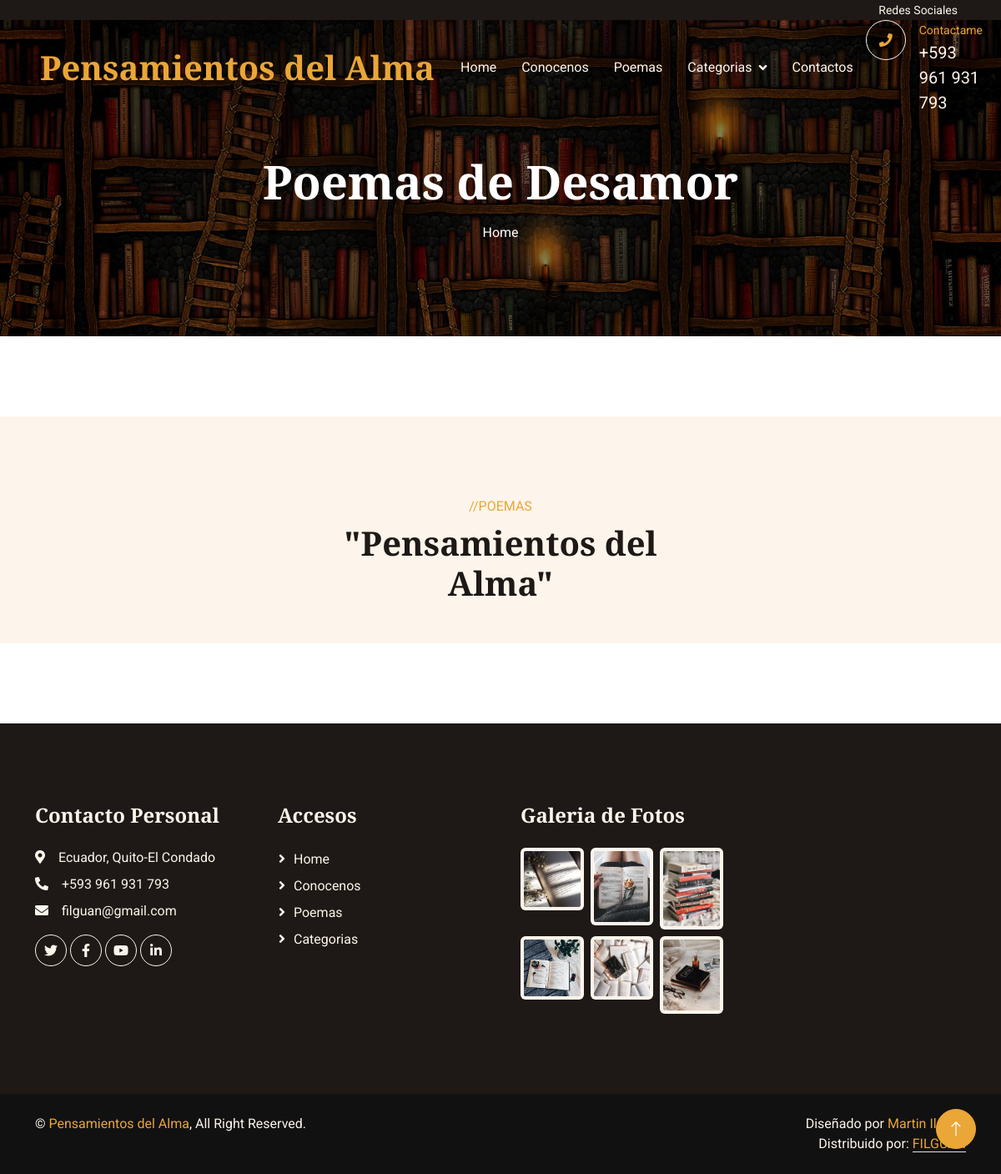
Before: /desamores/ with the older database file.
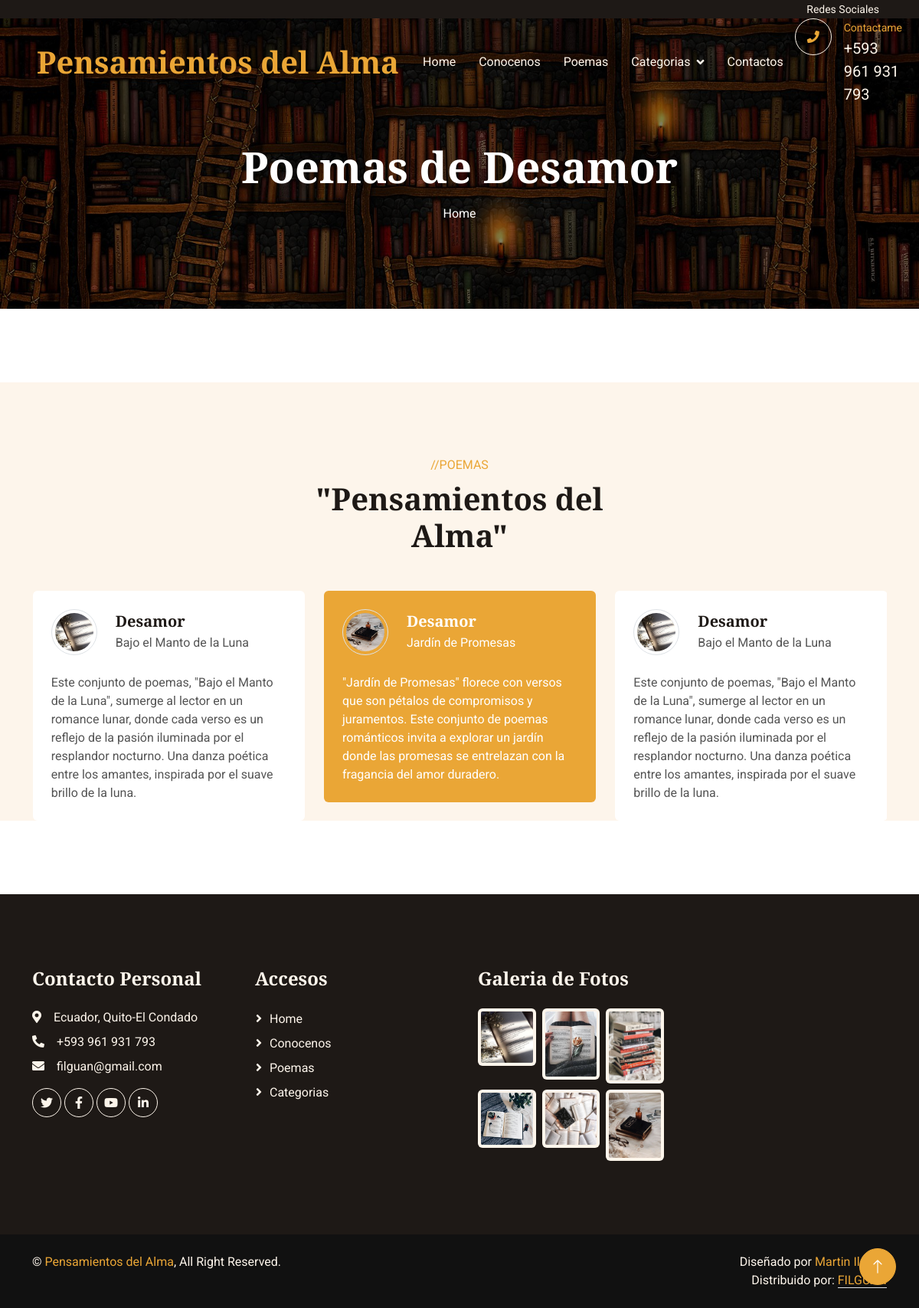
After: the same page with the newer database file.
### desamores/models.py (models this page shows, shortened)
class Desamores(models.Model):
    title=models.CharField(max_length=100, verbose_name="Título")
    subtitle=models.CharField(max_length=100, verbose_name="SubTítulo")
    content=models.TextField(verbose_name="Descipción")
    image=models.ImageField(upload_to="desamor", verbose_name="Imagen")
    created=models.DateTimeField(auto_now_add=True, verbose_name="Fecha de Creación")
    updated=models.DateTimeField(auto_now=True, verbose_name="Fecha de Edición")
    class Meta:
        verbose_name="Poema de Desamor"
        verbose_name_plural="Poemas de Desamor"
        ordering=['-created']

### desamores/views.py (the view)
# urls.py: path('', views.desamor, name="desamor"),
def desamor(request):
    desamores = Desamores.objects.all()
    return render(request,"desamores/desamor.html", {'desamores':desamores})

### pages/templatetags/pages_extras.py (called while the page is built)
@register.simple_tag
def get_pages():
    pages=Page.objects.all()
    return pages

### social/processors.py (called while the page is built)
def ctx_dict(request):
    dict_urls={}
    urls=Social.objects.all()
    for url in urls:
        dict_urls[url.key]=url.url
    return dict_urls

### desamores/templates/desamores/desamor.html (shortened to what this page needs)
{% extends "core/base.html" %}
{% load static %}
{% block TitleHeader %}
<h1 class="display-4 text-white animated slideInDown mb-3">Poemas de Desamor</h1>
{% endblock  %}
{% block content %}
<div class="container-xxl bg-light my-6 py-6 pb-0">
    <div class="container">
        <div class="text-center mx-auto mb-5 wow fadeInUp" data-wow-delay="0.1s" style="max-width: 500px;">
            <p class="text-primary text-uppercase mb-2">//POEMAS</p>
            <h1 class="display-6 mb-4">"Pensamientos del Alma"</h1>
        </div>
    <div class="owl-carousel testimonial-carousel wow fadeInUp" data-wow-delay="0.1s">
            {% for desamores in desamores %}
            <div class="testimonial-item bg-white rounded p-4">
                <div class="d-flex align-items-center mb-4">
                    <img class="flex-shrink-0 rounded-circle border p-1" src="{{desamores.image.url}}" alt="">
                    <div class="ms-4">
                        <h5 class="mb-1">{{desamores.title}}</h5>
                        <span>{{desamores.subtitle}}</span>
                    </div>
                </div>
                <p class="mb-0">{{desamores.content}}</p>
            </div>
            {% endfor %}
        </div>
    </div>
</div>
{% endblock  %}

Changed rows visible on the page:
added Desamores: image (picture), title "Desamor", subtitle "Jardín de Promesas", content "\"Jardín de Promesas\" florece con versos que son pétalos de compromisos y juramentos. Este conjunto de poemas románticos invita a explorar un jardín donde las promesas se entrelazan con la fragancia del amor duradero."
added Desamores: image (picture), title "Desamor", subtitle "Bajo el Manto de la Luna", content "Este conjunto de poemas, \"Bajo el Manto de la Luna\", sumerge al lector en un romance lunar, donde cada verso es un reflejo de la pasión iluminada por el resplandor nocturno. Una danza poética entre los amantes, inspirada por el suave brillo de la luna."
